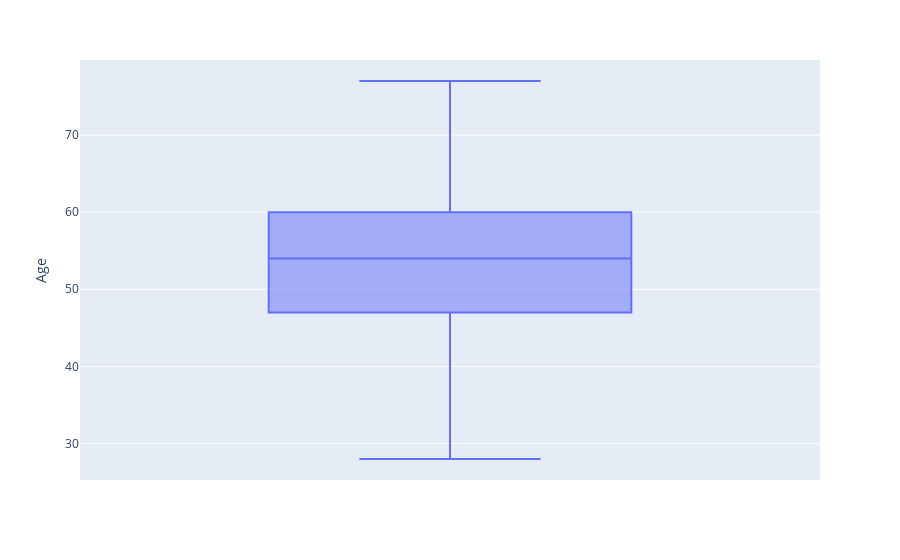
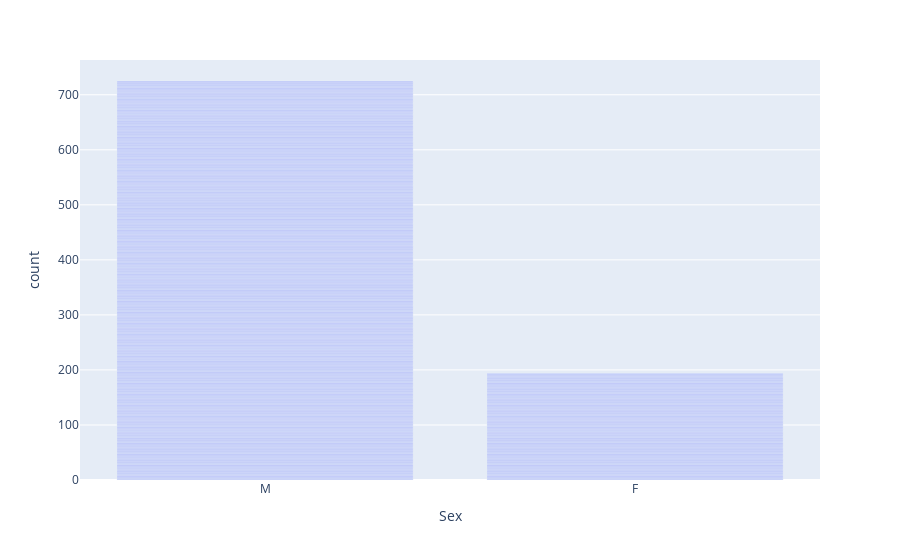
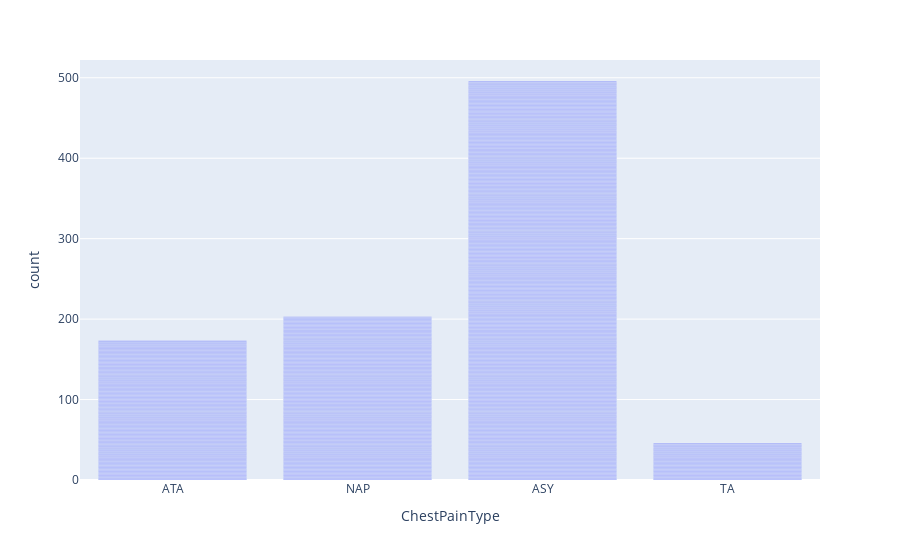
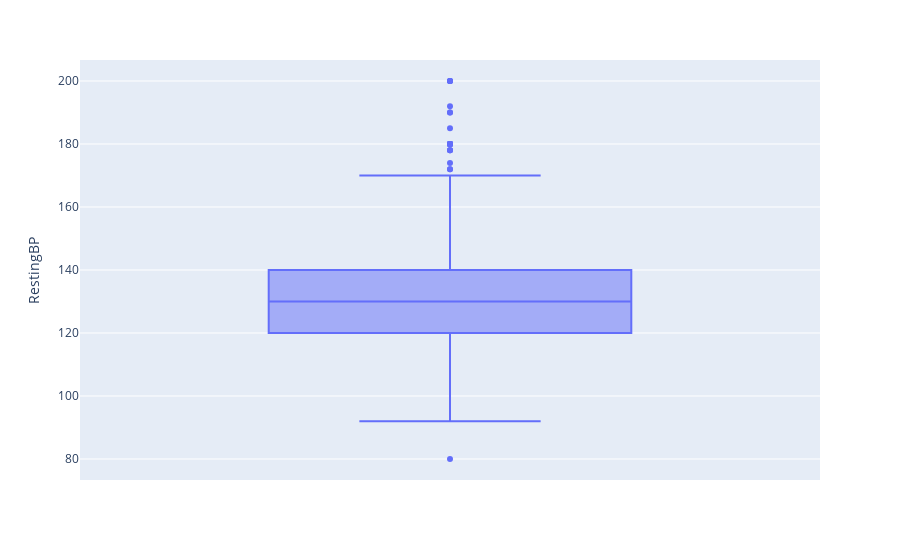

Here is the notebook cell these charts were saved with, in order:
### Code cell
for i in df.columns:
  if df[i].dtypes == 'int64' or df[i].dtypes == 'float64':
    print(f'Tipo da coluna:\n {df[i].dtypes}')  
    print(f'Valores unicos:\n {df[i].unique()}')
    print(f'\nQuantidades de unicos:\n {df[i].nunique()}')
    print(f'\nQuantidades de valores nulos:\n {df[i].isnull().sum()}')
    print(f'\nAnalisando a media:\n {df[i].describe()}')
    print(f'\nQuantidades por opcao:\n {df[i].value_counts().sort_index()}')
    fig = px.box(df,y=df[i])
    fig.show()
  else:
    print(f'Tipo da coluna:\n {df[i].dtypes}')
    print(f'Valores unicos:\n {df[i].unique()}')
    print(f'\nQuantidades de unicos:\n {df[i].nunique()}')
    print(f'\nQuantidades de valores nulos:\n {df[i].isnull().sum()}')
    print(f'\nAnalisando a media:\n {df[i].describe()}')
    print(f'\nQuantidades por opcao:\n {df[i].value_counts().sort_index()}')
    fig1 = px.bar(df,x=df[i])
    fig1.show()

### Figure 1 — Plotly figure (JSON) as saved in the notebook; plotly's stock layout.template omitted (floating-point values rounded to 4 significant figures; data arrays with more than 128 entries replaced by an {"elided": "..."} marker saying what was removed)
{"data": [{"alignmentgroup": "True", "hovertemplate": "Age=%{y}<extra></extra>", "legendgroup": "", "marker": {"color": "#636efa"}, "name": "", "notched": false, "offsetgroup": "", "orientation": "v", "showlegend": false, "type": "box", "x0": " ", "xaxis": "x", "y": {"elided": "918 int values"}, "y0": " ", "yaxis": "y"}], "layout": {"boxmode": "group", "legend": {"tracegroupgap": 0}, "margin": {"t": 60}, "xaxis": {"anchor": "y", "domain": [0, 1]}, "yaxis": {"anchor": "x", "domain": [0, 1], "title": {"text": "Age"}}}}

### Figure 2 — Plotly figure (JSON) as saved in the notebook; plotly's stock layout.template omitted (floating-point values rounded to 4 significant figures; data arrays with more than 128 entries replaced by an {"elided": "..."} marker saying what was removed)
{"data": [{"alignmentgroup": "True", "hovertemplate": "Sex=%{x}<br>count=%{y}<extra></extra>", "legendgroup": "", "marker": {"color": "#636efa", "pattern": {"shape": ""}}, "name": "", "offsetgroup": "", "orientation": "v", "showlegend": false, "textposition": "auto", "type": "bar", "x": {"elided": "918 str values"}, "xaxis": "x", "y": {"elided": "918 int values"}, "yaxis": "y"}], "layout": {"barmode": "relative", "legend": {"tracegroupgap": 0}, "margin": {"t": 60}, "xaxis": {"anchor": "y", "domain": [0, 1], "title": {"text": "Sex"}}, "yaxis": {"anchor": "x", "domain": [0, 1], "title": {"text": "count"}}}}

### Figure 3 — Plotly figure (JSON) as saved in the notebook; plotly's stock layout.template omitted (floating-point values rounded to 4 significant figures; data arrays with more than 128 entries replaced by an {"elided": "..."} marker saying what was removed)
{"data": [{"alignmentgroup": "True", "hovertemplate": "ChestPainType=%{x}<br>count=%{y}<extra></extra>", "legendgroup": "", "marker": {"color": "#636efa", "pattern": {"shape": ""}}, "name": "", "offsetgroup": "", "orientation": "v", "showlegend": false, "textposition": "auto", "type": "bar", "x": {"elided": "918 str values"}, "xaxis": "x", "y": {"elided": "918 int values"}, "yaxis": "y"}], "layout": {"barmode": "relative", "legend": {"tracegroupgap": 0}, "margin": {"t": 60}, "xaxis": {"anchor": "y", "domain": [0, 1], "title": {"text": "ChestPainType"}}, "yaxis": {"anchor": "x", "domain": [0, 1], "title": {"text": "count"}}}}

### Figure 4 — Plotly figure (JSON) as saved in the notebook; plotly's stock layout.template omitted (floating-point values rounded to 4 significant figures; data arrays with more than 128 entries replaced by an {"elided": "..."} marker saying what was removed)
{"data": [{"alignmentgroup": "True", "hovertemplate": "RestingBP=%{y}<extra></extra>", "legendgroup": "", "marker": {"color": "#636efa"}, "name": "", "notched": false, "offsetgroup": "", "orientation": "v", "showlegend": false, "type": "box", "x0": " ", "xaxis": "x", "y": {"elided": "918 float values"}, "y0": " ", "yaxis": "y"}], "layout": {"boxmode": "group", "legend": {"tracegroupgap": 0}, "margin": {"t": 60}, "xaxis": {"anchor": "y", "domain": [0, 1]}, "yaxis": {"anchor": "x", "domain": [0, 1], "title": {"text": "RestingBP"}}}}
